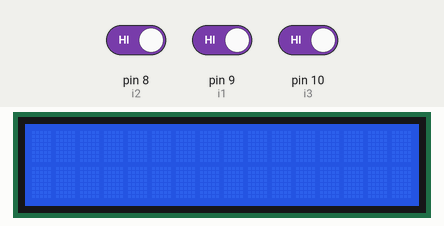
The sketch below on a simulated Arduino Uno, built with avr-gcc and run on an emulated ATmega328P. On the bench: 16×2 character LCD. The inputs (shaded band) are chosen by the test bench; at power-on: pin 8 (i2) HIGH, pin 9 (i1) HIGH, pin 10 (i3) HIGH.

Above: at 1.2 s.
1.3 s: pin 8 (i2) driven LOW
At 3.6 s:
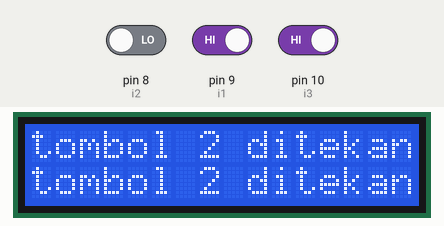
4.5 s: pin 9 (i1) driven LOW
At 5.4 s:
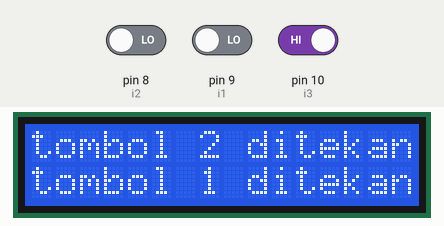
7.5 s: pin 10 (i3) driven LOW
At 8.8 s:
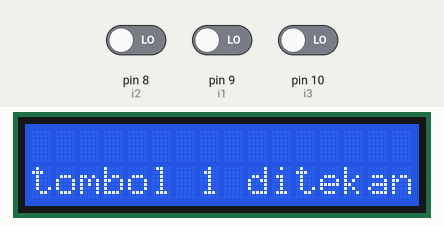
10.5 s: pin 10 (i3) driven HIGH
Timing chart, 0 to 13.5 s (numbered marks = the images above; inputs shaded):
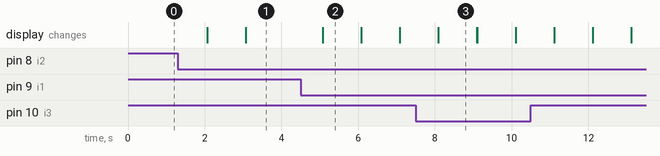

The sketch:

3_LCD.ino
```cpp
#include <LiquidCrystal.h>
LiquidCrystal lcd(12, 11, 5, 4,
3, 2);
int i1=9;
int i2=8;
int i3=10;
void setup()
{
lcd.begin(16, 2);
pinMode(i1,INPUT);
pinMode(i2,INPUT);
pinMode(i3,INPUT);
}
void loop()
{
if (digitalRead(i1)==LOW){
{lcd.print("tombol 1 ditekan");
lcd.setCursor(0, 1);
}
}
delay(1000);
if (digitalRead(i2)==LOW){
{lcd.print("tombol 2 ditekan");
lcd.setCursor(0,2);
}
}
if (digitalRead(i3)==LOW) {
{lcd.clear();
lcd.setCursor(0,3);
}
}
}
```

Measured:
- after the input at 1.3 s, the display: first changes after 0.76 s (image 1 shows a later state)
- after the input at 4.5 s, the display: changes after 0.57 s (image 2)
- after the input at 7.5 s, the display: first changes after 0.59 s (image 3 shows a later state)
- what the display in image 2 shows lasts 1.0 s, from 5.1 s to 6.1 s
